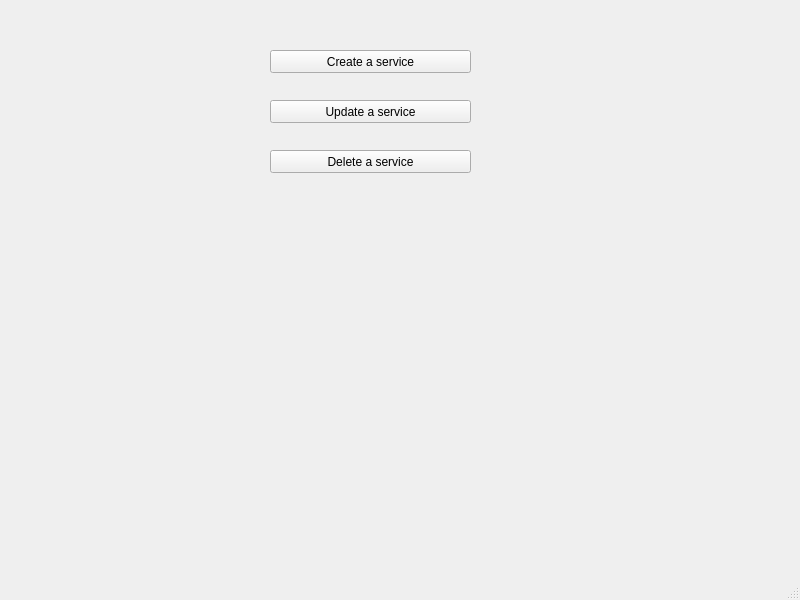
<?xml version="1.0" encoding="UTF-8"?>
<ui version="4.0">
 <class>AdminHome</class>
 <widget class="QMainWindow" name="AdminHome">
  <property name="geometry">
   <rect>
    <x>0</x>
    <y>0</y>
    <width>800</width>
    <height>600</height>
   </rect>
  </property>
  <property name="windowTitle">
   <string>MainWindow</string>
  </property>
  <widget class="QWidget" name="centralwidget">
   <widget class="QPushButton" name="pushButton">
    <property name="geometry">
     <rect>
      <x>270</x>
      <y>50</y>
      <width>201</width>
      <height>23</height>
     </rect>
    </property>
    <property name="text">
     <string>Create a service</string>
    </property>
   </widget>
   <widget class="QPushButton" name="pushButton_2">
    <property name="geometry">
     <rect>
      <x>270</x>
      <y>100</y>
      <width>201</width>
      <height>23</height>
     </rect>
    </property>
    <property name="text">
     <string>Update a service</string>
    </property>
   </widget>
   <widget class="QPushButton" name="pushButton_3">
    <property name="geometry">
     <rect>
      <x>270</x>
      <y>150</y>
      <width>201</width>
      <height>23</height>
     </rect>
    </property>
    <property name="text">
     <string>Delete a service</string>
    </property>
   </widget>
  </widget>
  <widget class="QMenuBar" name="menubar">
   <property name="geometry">
    <rect>
     <x>0</x>
     <y>0</y>
     <width>800</width>
     <height>21</height>
    </rect>
   </property>
  </widget>
  <widget class="QStatusBar" name="statusbar"/>
 </widget>
 <resources/>
 <connections/>
</ui>
